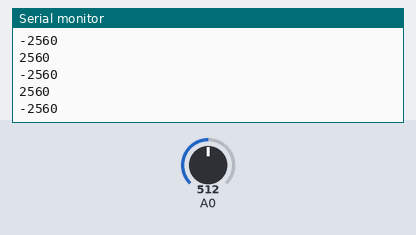
This sketch was run on a simulated Arduino Uno, built with avr-gcc and run on an emulated ATmega328P. Parts: the last lines printed to the serial monitor. Inputs (shaded band) come from the test bench; at power-on: A0 = 512.

Above: at 1.2 s.
1.3 s: A0 set to 716
At 1.43 s:
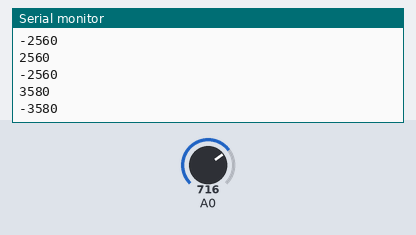
2.8 s: A0 set to 900
At 2.87 s:
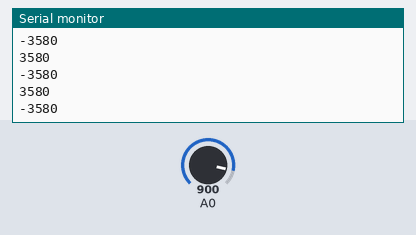
Timing chart, 0 to 5.8 s (numbered marks = the images above; inputs shaded):
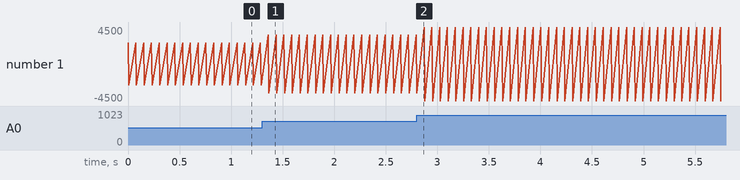

The sketch:

Seismograph.ino
```cpp
/*
   Seisomograph code for use with the Tuned Mass Damper lesson plan
   Available from the Microsoft Education Workshop at
   https://education.microsoft.com/hackingStem/lesson/088ef496

   This projects uses an Arduino UNO microcontroller board. More information can
   be found by visiting the Arduino website: https://www.arduino.cc/en/main/arduinoBoardUno

   The Seismograph reading is read from analog pin A0 and the results are sent out the serial port.
   Data can be visualized in Microsoft Excel using the Microsoft Data Streamer AddIn for Excel.

   Comments, contributions, suggestions, bug reports, and feature
   requests are welcome! For source code and bug reports see:
   https://github.com/microsoft/hackingstem-earthquakes-arduino

   David Myka, 2017 Microsoft EDU Workshop
   http://aka.ms/hackingSTEM
*/

int sensorReading = 0;
int dataSpeed = 75; //Change this variable to slow down or speed up the rate data is fed into Excel

// Setup function where we initialize serial communications.
void setup()
{
  // Enable serial communications.
  Serial.begin(9600);
  pinMode (A0, INPUT);
}

void loop()
{
  sensorReading = analogRead(A0) * 5 ;

  sensorReading = sensorReading;
  sendSerialData(); // Print out the sensor reading.

  sensorReading = -sensorReading;
  sendSerialData();     // Print out the sensor reading.
  delay(dataSpeed);
}

void sendSerialData()
{
  Serial.print(sensorReading);
  Serial.println();
}
```

Measured:
- after the input at 1.3 s, the serial monitor: prints a new line after 0.06 s (image 1)
- plotted number 1: -2560 → 3580 after the input at 1.3 s, 3580 → -4500 after the input at 2.8 s
